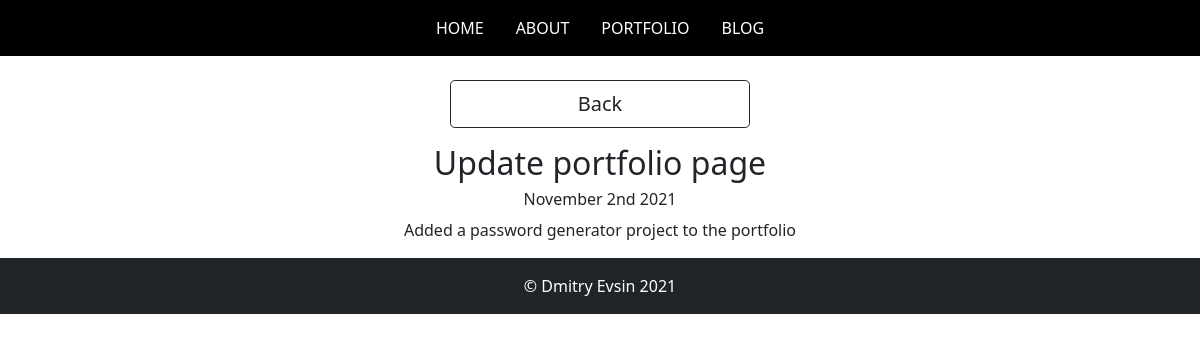
Screenshot of /blog/12/ with the database file from the repository.
### blog/models.py (models this page shows, shortened)
class Blog(models.Model):
    title = models.CharField(max_length = 200)
    text = models.TextField(blank = True)
    date = models.DateField()

### blog/views.py (the view)
# urls.py: path('<int:blog_id>/', views.detail, name='detail'),
def detail(request, blog_id):
    blog = get_object_or_404(Blog, pk=blog_id)
    return render(request, 'blog/detail.html', {'blog':blog})

### blog/templates/blog/detail.html
{%  extends 'portfolio/base.html'  %}
{%  block content  %}
<br>
<p class="text-center">
  <a href="{%  url 'blog:all_blogs'  %}" class="btn btn-lg btn-outline-dark w-25">Back</a>
</p>
<h2 class="text-center">{{  blog.title  }}</h2>
<h6 class="text-center">{{  blog.date|date:'F jS Y' }}</h6>
<p class="text-center">{{  blog.text|safe  }}</p>
{%  endblock  %}

### rows the page displays
Blog: title "Update portfolio page", date "November 2nd 2021", text "Added a password generator project to the portfolio"
